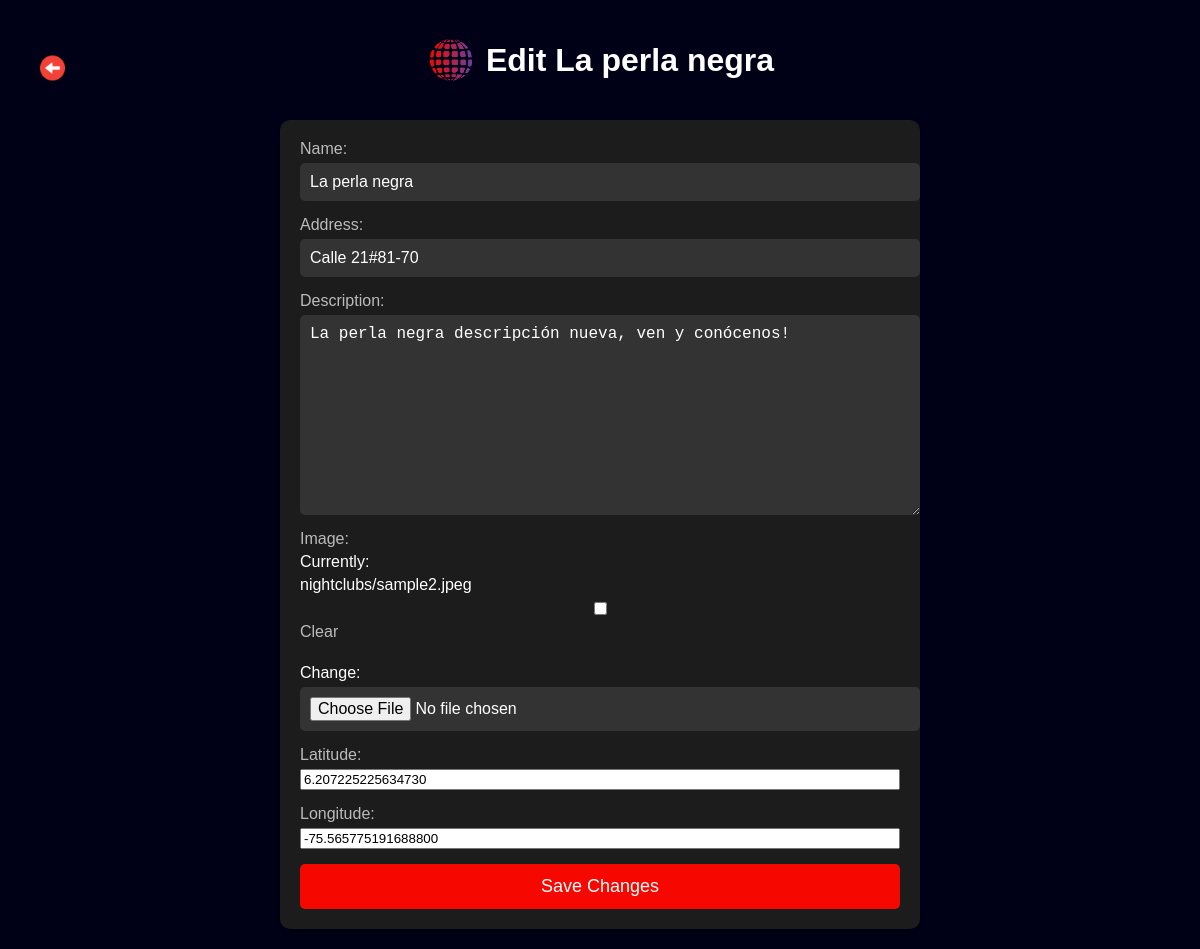
The app's page /en/users/custom-admin/edit-nightclub/1/ (signed in) with its own data.
### tickets/models.py (models this page shows, shortened)
class NightClub(models.Model):
    name = models.CharField(max_length=255)
    address = models.CharField(max_length=255, null=True, blank=True)  # Allow null and blank values
    description = models.TextField(blank=True, null=True)
    image = models.ImageField(upload_to='nightclubs/', blank=True, null=True)
    latitude = models.DecimalField(max_digits=17, decimal_places=15, null=True, blank=True)
    longitude = models.DecimalField(max_digits=17, decimal_places=15, null=True, blank=True)

### users/views.py (the view)
# urls.py: path('custom-admin/edit-nightclub/<int:pk>/', views.edit_nightclub, name='edit-nightclub'),
@staff_member_required
def edit_nightclub(request, pk):
    nightclub = get_object_or_404(NightClub, pk=pk)
    if request.method == 'POST':
        form = NightClubForm(request.POST, request.FILES, instance=nightclub)
        if form.is_valid():
            form.save()
            return redirect('nightclub-detail',
                            pk=nightclub.pk)  # Asegúrate de que 'nightclub-detail' es el nombre de la vista correcta
        else:
            print("Form errors:", form.errors)
    else:
        form = NightClubForm(instance=nightclub)
    return render(request, 'users/edit_nightclub.html',
                  {'form': form, 'nightclub': nightclub})

### tickets/forms.py
class NightClubForm(forms.ModelForm):
    class Meta:
        model = NightClub
        fields = ['name', 'address', 'description', 'image', 'latitude', 'longitude']

### users/templates/users/edit_nightclub.html (shortened to what this page needs)
<!DOCTYPE html>
<html lang="en">
<head>
    {% load static %}
    <link rel="stylesheet" href="{% static 'css/styles.css' %}">
</head>
<body>
    <header class="header">
        <div class="back-arrow">
            <a href="{% url 'admin-dashboard' %}">
                <img src="{% static 'images/back-arrow.png' %}" alt="Back" class="back-icon">
            </a>
        </div>
        <div class="logo-section">
            <img src="{% static 'images/logo.png' %}" alt="Logo" class="logo">
            <h1>Edit {{ nightclub.name }}</h1>
        </div>
    </header>
    <div class="edit-container">
        <form method="POST" enctype="multipart/form-data" class="edit-form">
            <div class="form-group">
                {{ form.name.label_tag }}
                {{ form.name }}
            </div>
            <div class="form-group">
                {{ form.address.label_tag }}
                {{ form.address }}
            </div>
            <div class="form-group">
                {{ form.description.label_tag }}
                {{ form.description }}
            </div>
            <div class="form-group">
                {{ form.image.label_tag }}
                {{ form.image }}
            </div>
            <div class="form-group coordinates">
                <label for="latitude">Latitude:</label>
                {{ form.latitude }}
            </div>
            <div class="form-group coordinates">
                <label for="longitude">Longitude:</label>
                {{ form.longitude }}
            </div>
            <button type="submit" class="save-button">Save Changes</button>
        </form>
    </div>
</body>
</html>

### tickets/static/css/styles.css (style rules this page uses)
body { background-color: #000117; color: white; font-family: 'Arial', sans-serif; margin: 0; display: flex; flex-direction: column; }
a { text-decoration: none; color: inherit; }
.logo-section { display: flex; align-items: center; justify-content: center; margin-bottom: 20px; }
.logo { width: 50px; height: auto; margin-right: 10px; }
h1 { font-size: 32px; color: white; margin: 0; }
input[type="text"], input[type="email"], input[type="password"], select { font-size: 14px; }

### users/templates/users/edit_nightclub.html (style rules this page uses)
body { font-family: Arial, sans-serif; background-color: #000117; color: #fff; display: flex; flex-direction: column; align-items: center; padding: 20px; margin: 0; }
.header { width: 100%; display: flex; align-items: center; justify-content: center; position: relative; padding: 15px 0; color: #F60800; }
.back-arrow { position: absolute; left: 20px; top: 50%; transform: translateY(-50%); }
.back-arrow img { width: 25px; height: 25px; }
.edit-container { width: 100%; max-width: 600px; background-color: #1c1c1c; padding: 20px; border-radius: 10px; box-shadow: 0px 4px 8px rgba(0, 0, 0, 0.2); }
.edit-form { display: flex; flex-direction: column; gap: 15px; }
.form-group { display: flex; flex-direction: column; gap: 5px; }
.form-group label { font-size: 16px; color: #bbb; }
.form-group input[type="text"], .form-group input[type="file"], .form-group textarea { width: 100%; padding: 10px; border: none; border-radius: 5px; background-color: #333; color: #fff; font-size: 16px; }
.coordinates { display: flex; flex-direction: column; }
.save-button { background-color: #F60800; color: white; border: none; padding: 12px; border-radius: 5px; font-size: 18px; cursor: pointer; transition: background-color 0.3s ease; }

### records on screen
NightClub: name "La perla negra", address "Calle 21#81-70", description "La perla negra descripción nueva, ven y conócenos!", latitude "6.207225225634730", longitude "-75.565775191688800"
